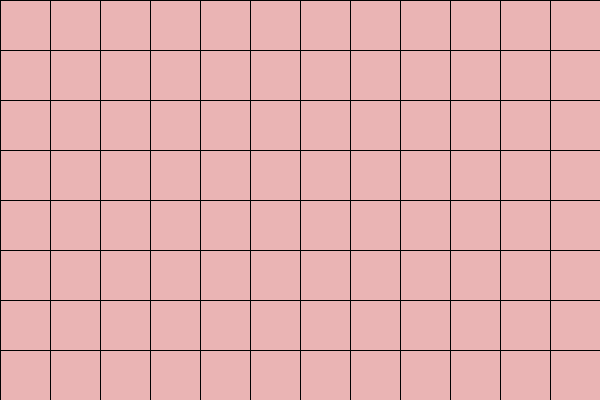
Frame 1 (no input)
Frame 60 (the mouse pressed at the canvas centre just before this capture): identical to frame 1, image omitted
Frame 120 (the mouse held since frame 60 and released just before this capture): identical to frame 1, image omitted

The Processing sketch that drew this single still picture (run headless with seeded random() and noise(); from frame 60 on, the mouse is pressed at the canvas centre):

// Processing sketch: week04_2
// ── week04_2.pde
//week04-2 好玩的程式設計 很多for for迴圈+if判斷
//Ctrl-N開新的程式視窗
void setup(){//設定
  size(600,400);//視窗大小600，400
}
void draw(){//畫圖
  for(int y=0; y<400 ;y+=50){//外面for迴圈 對y
    for(int x=0; x<600 ;x+=50){//裡面for迴圈 對x
      if(x< mouseX && mouseX <x+50) fill(#A8C5EA);
      else if (y<mouseY && mouseY <y+50) fill(#A8C5EA);
      else fill(#EAB4B4);//自己在Tool-色彩選擇器，挑色彩
      rect(x,y,50,50);
    }  
  }
}
